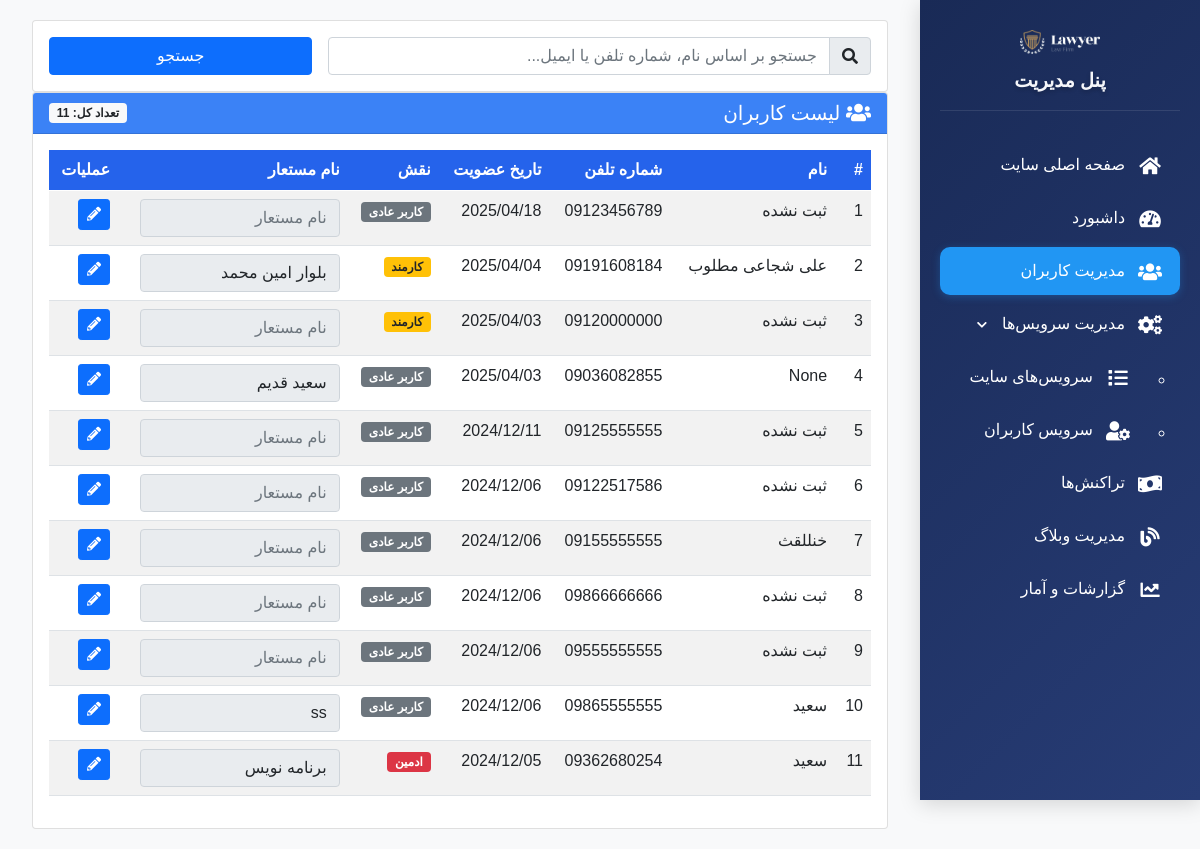
Screenshot of /adminpanel/admin-userlist/ (signed in) with the database file from the repository.
### users/models.py (models this page shows)
class Client(AbstractUser):
    name = models.CharField(max_length=120, null=True, blank=True)
    username = models.CharField(max_length=11, unique=True)
    is_questioned = models.BooleanField(default=False)
    otp = models.IntegerField(null=True, blank=True)
    timestamp = models.DateTimeField(default=now)
    USERNAME_FIELD = 'username'
    REQUIRED_FIELDS = []

### users/admin/admin_panel.py (the view)
# urls.py: path('admin-userlist/', admin_userlist, name='admin_userlist'),
@login_required
@user_passes_test(is_admin)
def admin_userlist(request):
    try:
        search_query = request.POST.get('pk', '') if request.method == "POST" else request.GET.get('search', '')
        if search_query:
            users = Client.objects.filter(
                Q(username__icontains=search_query) |
                Q(name__icontains=search_query) |
                Q(email__icontains=search_query)
            ).order_by('-date_joined')
        else:
            users = Client.objects.all().order_by('-date_joined')  # Sort by newest first
        page_number = request.GET.get('page', 1)
        items_per_page = 25  # Number of users per page
        paginator = Paginator(users, items_per_page)
        try:
            page_obj = paginator.page(page_number)
        except PageNotAnInteger:
            page_obj = paginator.page(1)
        except EmptyPage:
            page_obj = paginator.page(paginator.num_pages)
        context = {
            'page_obj': page_obj,
            'search_query': search_query,
            'total_users': users.count(),
        }
        return render(request, 'users/admin_userlist.html', context)
    except Exception as e:
        logger.error(f"Error in user_list view: {str(e)}")
        messages.error(request, "خطایی در نمایش لیست کاربران رخ داد. لطفا دوباره تلاش کنید.")
        return redirect('admin_userlist')

### users/admin/admin_panel.py (called while the page is built)
def is_admin(user):
    return user.is_superuser or user.is_staff

### users/templates/users/admin_userlist.html (shortened to what this page needs)
<!DOCTYPE html>
<html lang="fa" dir="rtl">
<head>
    <link rel="stylesheet" href="https://cdn.jsdelivr.net/npm/bootstrap@5.0.2/dist/css/bootstrap.rtl.min.css">
    <link rel="stylesheet" href="https://cdnjs.cloudflare.com/ajax/libs/font-awesome/5.15.4/css/all.min.css">
</head>
<body>
    {% load static %}
    <div class="admin-panel">
        {% include "users/admin_sidebar.html" %}
        <div class="main-content">
            <div class="container">
                <div class="card search-box">
                    <div class="card-body">
                        <form method="GET" action="{% url 'admin_userlist' %}" class="row g-3">
                            <div class="col-12 col-md-8">
                                <div class="input-group">
                                    <span class="input-group-text"><i class="fas fa-search"></i></span>
                                    <input type="text" class="form-control" name="search" value="{{ search_query }}"
                                        placeholder="جستجو بر اساس نام، شماره تلفن یا ایمیل...">
                                </div>
                            </div>
                            <div class="col-12 col-md-4">
                                <button type="submit" class="btn btn-primary w-100">جستجو</button>
                            </div>
                        </form>
                    </div>
                </div>
                <div class="card">
                    <div class="card-header d-flex justify-content-between align-items-center">
                        <h5 class="mb-0">
                            <i class="fas fa-users"></i> لیست کاربران
                        </h5>
                        <span class="badge bg-light text-dark">تعداد کل: {{ total_users|default:"0" }}</span>
                    </div>
                    <div class="card-body">
                        {% if page_obj %}
                        <div class="table-responsive">
                            <table class="table table-striped table-hover">
                                <thead>
                                    <tr>
                                        <th scope="col">#</th>
                                        <th scope="col">نام</th>
                                        <th scope="col">شماره تلفن</th>
                                        <th scope="col">تاریخ عضویت</th>
                                        <th scope="col">نقش</th>
                                        <th scope="col">نام مستعار</th>
                                        <th scope="col">عملیات</th>
                                    </tr>
                                </thead>
                                <tbody>
                                    {% for user in page_obj %}
                                    <tr>
                                        <td>{{ forloop.counter }}</td>
                                        <td>{{ user.name|default:"ثبت نشده" }}</td>
                                        <td>{{ user.username }}</td>
                                        <td>{{ user.date_joined|date:"Y/m/d" }}</td>
                                        <td>
                                            {% if user.is_superuser %}
                                            <span class="badge bg-danger">ادمین</span>
                                            {% elif user.is_staff %}
                                            <span class="badge bg-warning text-dark">کارمند</span>
                                            {% else %}
                                            <span class="badge bg-secondary">کاربر عادی</span>
                                            {% endif %}
                                        </td>
                                        <td>
                                            <input type="text" name="nickname" placeholder="نام مستعار"
                                                class="form-control" value="{{ user.last_name|default:'' }}" readonly>
                                        </td>
                                        <td>
                                            <a href="{% url 'admin_userinfo' user.id %}" class="btn btn-sm btn-primary"
                                                title="ویرایش">
                                                <i class="fas fa-pencil-alt"></i>
                                            </a>
                                        </td>
                                    </tr>
                                    {% empty %}
                                    <tr>
                                        <td colspan="7" class="text-center">هیچ کاربری یافت نشد</td>
                                    </tr>
                                    {% endfor %}
                                </tbody>
                            </table>
                        </div>
                        {% else %}
                        <div class="alert alert-info">
                            <i class="fas fa-info-circle"></i> هیچ کاربری یافت نشد.
                        </div>
                        {% endif %}
                    </div>
                </div>
            </div>
        </div>
    </div>
</body>
</html>

### users/templates/users/admin_userlist.html (style rules this page uses)
body { font-family: 'Tahoma', sans-serif; background-color: #f8f9fa; margin: 0; overflow-x: hidden; }
.admin-panel { display: flex; min-height: 100vh; position: relative; }
.main-content { flex: 1; padding: 20px; transition: margin-right 0.3s ease-in-out; width: 100%; }
@media (min-width: 768px) { .admin-panel { flex-direction: row; } }
@media (min-width: 768px) { .main-content { margin-right: 250px; width: calc(100% - 250px); } }
.card-header { background-color: #3b82f6; color: #fff; }
.table thead th { background-color: #2563eb; color: #fff; }
.table input[type="text"] { width: 200px; }

### users/templates/users/admin_sidebar.html (style rules this page uses)
:root { --sidebar-width: 280px; --sidebar-collapsed-width: 70px; }
.main-content { margin-right: var(--sidebar-width); padding: 20px; transition: margin-right 0.3s ease; }

### rows the page displays
Client: name "ثبت نشده", username "09123456789", date_joined "2025/04/18", is_superuser "کاربر عادی"
Client: name "علی شجاعی مطلوب", username "09191608184", date_joined "2025/04/04", is_superuser "کارمند", nickname "بلوار امین محمد"
Client: name "ثبت نشده", username "09120000000", date_joined "2025/04/03", is_superuser "کارمند"
Client: name "None", username "09036082855", date_joined "2025/04/03", is_superuser "کاربر عادی", nickname "سعید قدیم"
Client: name "ثبت نشده", username "09125555555", date_joined "2024/12/11", is_superuser "کاربر عادی"
Client: name "ثبت نشده", username "09122517586", date_joined "2024/12/06", is_superuser "کاربر عادی"
Client: name "خنللقث", username "09155555555", date_joined "2024/12/06", is_superuser "کاربر عادی"
Client: name "ثبت نشده", username "09866666666", date_joined "2024/12/06", is_superuser "کاربر عادی"
Client: name "ثبت نشده", username "09555555555", date_joined "2024/12/06", is_superuser "کاربر عادی"
Client: name "سعید", username "09865555555", date_joined "2024/12/06", is_superuser "کاربر عادی", nickname "ss"
Client: name "سعید", username "09362680254", date_joined "2024/12/05", is_superuser "ادمین", nickname "برنامه نویس"

### other values shown
{{ total_users|default:"0" }} "11"
